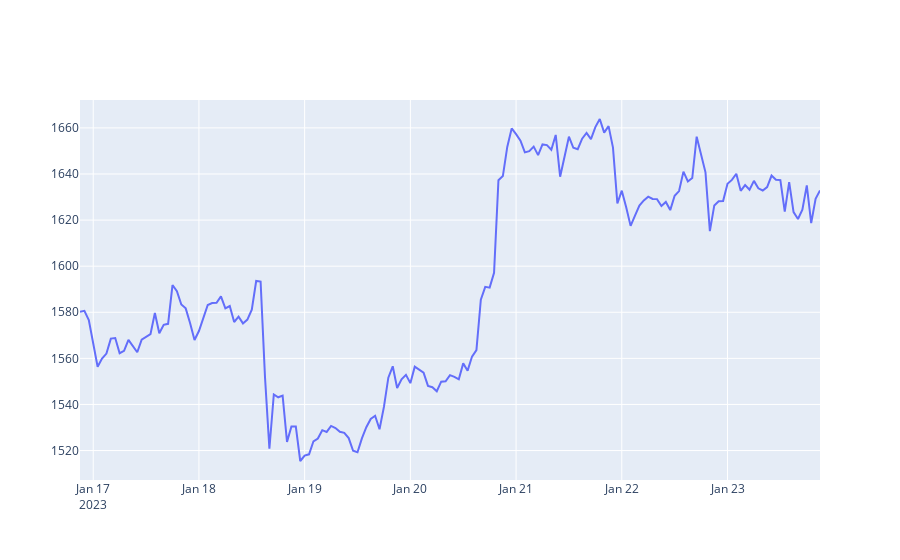
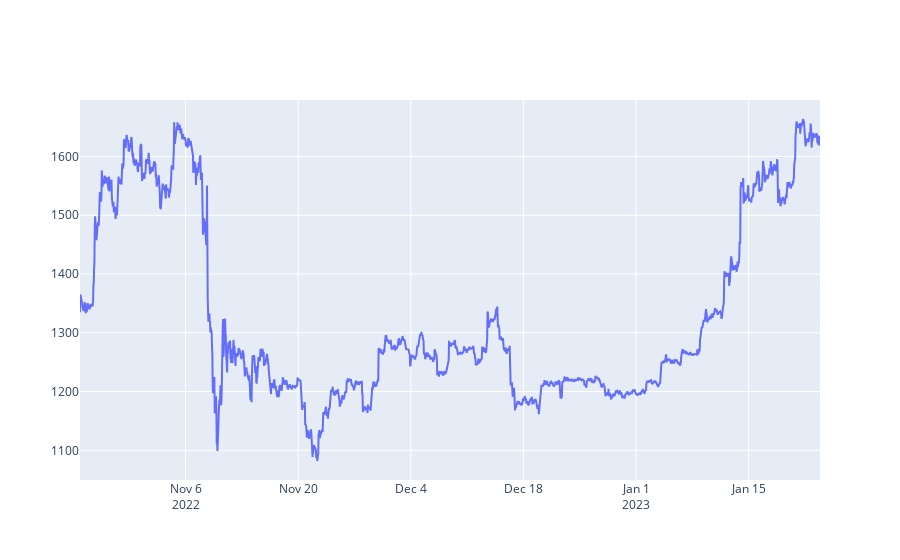

The notebook cell these images were saved under, in order:
### Code cell
from plotly.offline import init_notebook_mode, iplot
init_notebook_mode(connected=True)

def getLine(df_input):
    x = df_input.index
    y = df_input.values
    fig = go.Figure(data=go.Scatter(x = x, y = y))
    fig.show()
    
#------------------------------------------------

#( getLine(getRates('ETH-USD',  '1d',  '1h')) )
( getLine(getRates('ETH-USD',  '1wk',  '1h')) )
( getLine(getRates('ETH-USD',  '3mo',  '1h')) )
#( getLine(getRates('ETH-USD',  '3y',  '1d')) )

### Figure 1 — Plotly figure (JSON) as saved in the notebook; plotly's stock layout.template omitted (floating-point values rounded to 4 significant figures; data arrays with more than 128 entries replaced by an {"elided": "..."} marker saying what was removed)
{"data": [{"x": {"elided": "169 str values"}, "y": {"elided": "169 float values"}, "type": "scatter"}], "layout": {"xaxis": {"type": "date", "range": ["2023-01-16 21:00", "2023-01-23 21:00"], "autorange": true}, "yaxis": {"type": "linear", "range": [1507.0, 1672.0], "autorange": true}, "autosize": true}}

### Figure 2 — Plotly figure (JSON) as saved in the notebook; plotly's stock layout.template omitted (floating-point values rounded to 4 significant figures; data arrays with more than 128 entries replaced by an {"elided": "..."} marker saying what was removed)
{"data": [{"x": {"elided": "2207 str values"}, "y": {"elided": "2207 float values"}, "type": "scatter"}], "layout": {"xaxis": {"type": "date", "range": ["2022-10-23 21:00", "2023-01-23 21:00"], "autorange": true}, "yaxis": {"type": "linear", "range": [1049.0, 1696.0], "autorange": true}, "autosize": true}}
